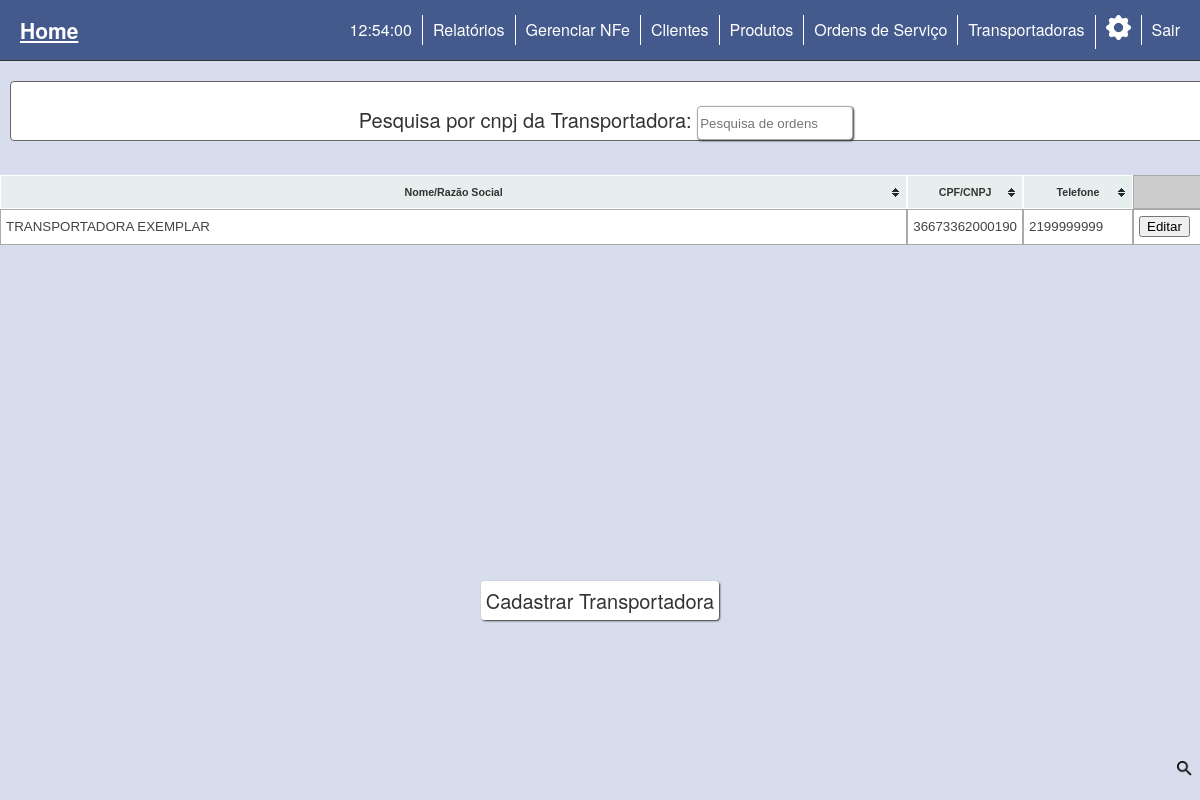
The page /old_v/backup/transp_lista.php (signed in) on the database as committed earlier.
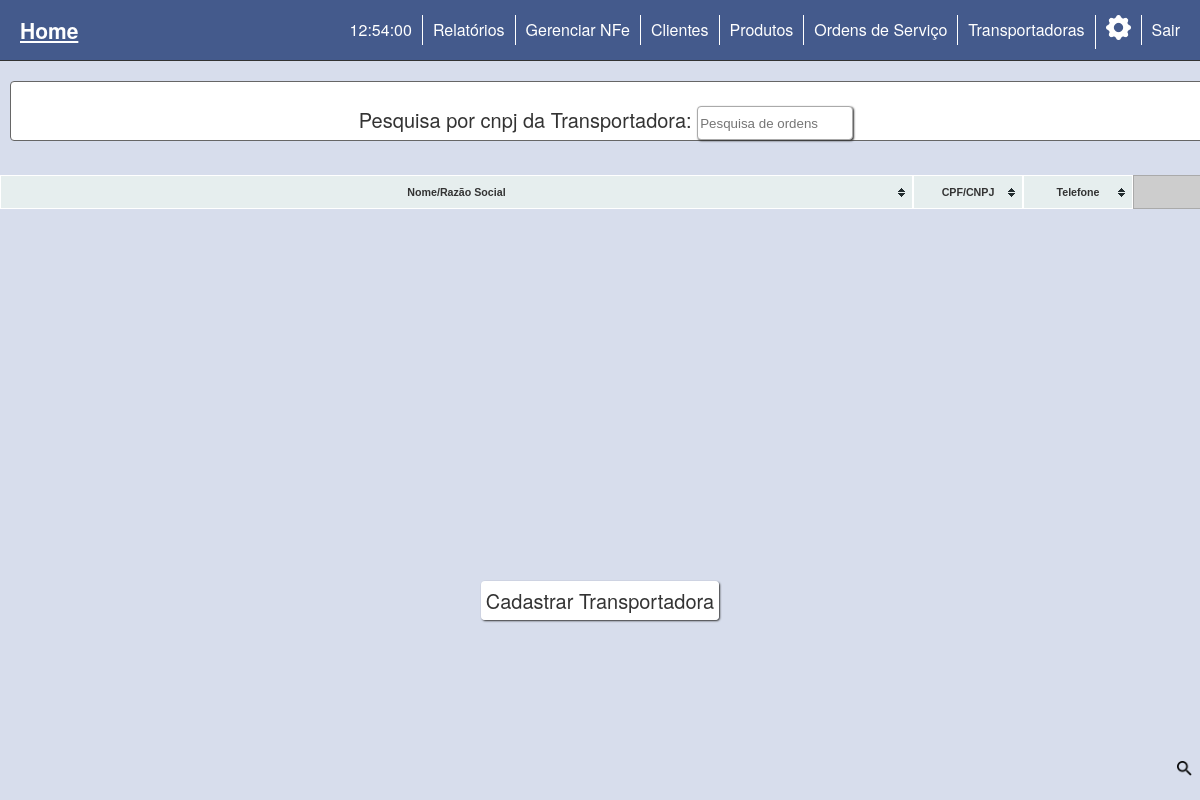
The same page on the database as committed later.
### tables this page shows
CREATE TABLE `tab_transportadora` (
  `id_transportadora` int(11) NOT NULL,
  `nome_razao_social_transportadora` varchar(300) DEFAULT NULL,
  `cnpj_transportadora` varchar(100) DEFAULT NULL,
  `inscricao_estadual_transportadora` varchar(100) DEFAULT NULL,
  `isento_icms_transportadora` varchar(100) DEFAULT NULL,
  `logradouro_transportadora` varchar(200) DEFAULT NULL,
  `numero_transportadora` varchar(10) DEFAULT NULL,
  `complemento_transportadora` varchar(100) DEFAULT NULL,
  `bairro_transportadora` varchar(100) DEFAULT NULL,
  `cep_transportadora` varchar(100) DEFAULT NULL,
  `pais_transportadora` varchar(100) DEFAULT NULL,
  `uf_transportadora` varchar(2) DEFAULT NULL,
  `municipio_transportadora` varchar(200) DEFAULT NULL,
  `cod_municipio_transportadora` varchar(100) DEFAULT NULL,
  `telefone_transportadora` varchar(20) DEFAULT NULL
);

### old_v/backup/php/querys.php (called while the page is built, shortened)
<?php
	function transp($pdo){
		$select = $pdo->query("SELECT * FROM tab_transportadora ");
		return $select->fetchAll();
	}
?>

### old_v/backup/transp_lista.php (the view, shortened to what this page needs)
<?php
	include "php/conection.php";
	include "php/querys.php";
	if(isset($_POST['cnpj']) && $_POST['cnpj'] != NULL){
		$ordem = transp_cnpj($pdo,$_POST['cnpj']);
	}else {
		$ordem = transp($pdo);
	}
?>
<!DOCTYPE html>
<html moznomarginboxes mozdisallowselectionprint>
  <head>
    <link rel="stylesheet" type="text/css" href="css/css_section.css" />
    <link rel="stylesheet" type="text/css" href="css/css_menu.css" />
    <link rel="stylesheet" type="text/css" href="css/ativos.css" />
    <link rel="stylesheet" type="text/css" href="js/tema/style.css" />
  </head>
  <?php include "menu_links.php";?>
    <section id="cadastro">
		<center>
			<article id="op" class="grupo" style="width: 1180px">
				<br />
		    	<form action="transp_lista.php" method="post" style="display: inline-block">
		       	<div id="search">
		       		<span>
		       			Pesquisa por cnpj da Transportadora:
		       		</span>
		       		<input type="text" name="cnpj" id="pesquisa_2" placeholder="Pesquisa de ordens" autofocus />
		       		<img src="assets/images/lupa.png" id="pesquisa_img">
		       	</div>
		       </form>
		   </article>
		</center>
		<br />
    	<div id="corpo_transp" style="height: 400px; width: 1205px; overflow: auto;">
    		<table id="lista" class="tablesorter">
    			<thead>
	    			<tr id="lista_titulo" style="text-align: center">
	    				<th>
	    					Nome/Razão Social
	    				</th>
	    				<th style="width: 100px;">
	    					CPF/CNPJ
	    				</th>
	    				<th style="width: 100px;">
	    					Telefone
	    				</th>
	    				<td style="width: 60px;">
	    				</td>
	    			</tr>
    			</thead>
	    		<?php foreach($ordem as $key) { ?>
	    			<tr id="lista_content">
	    				<td>
	    					<?php echo $key['nome_razao_social_transportadora'] ?>
	    				</td>
	    				<td>
	    					<?php echo $key['cnpj_transportadora'] ?>
	    				</td>
	    				<td>
	    					<?php echo $key['telefone_transportadora'] ?>
	    				</td>
	    				<td>
	    					<form action="edita_transp.php" method="post">
	    						<button type="submit">Editar</button>
	    					</form>
	    				</td>
	    			</tr>
	    		<?php } ?>
    		</table>
    	</div>
    	<br />
    	<span>
    		<a href="cadastra_transp_form.php" class="interno">Cadastrar Transportadora</a>
    	</span>
    </section>
  </body>
</html>

Rows that differ between the two databases and show on the page:
removed tab_transportadora: nome_razao_social_transportadora "TRANSPORTADORA EXEMPLAR", cnpj_transportadora "36673362000190", telefone_transportadora "2199999999"
